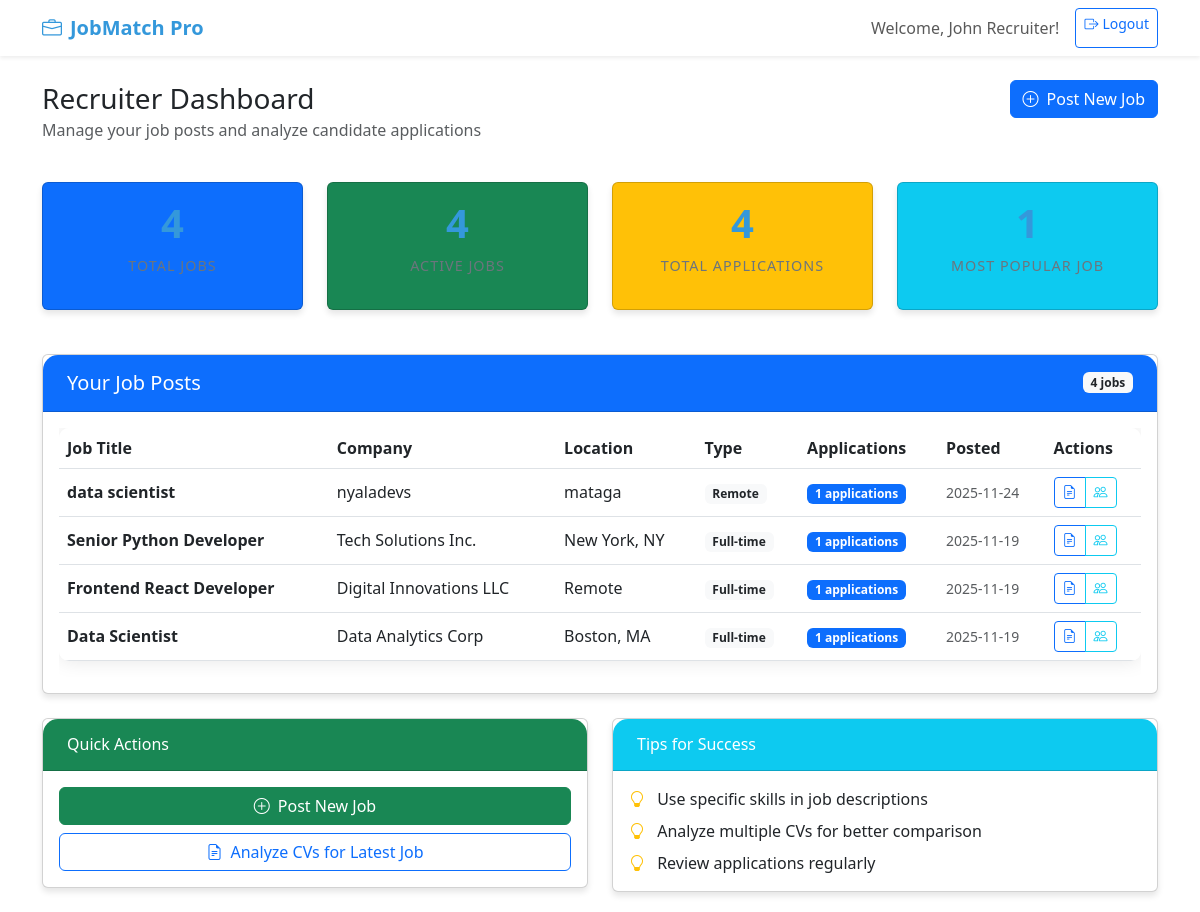
/recruiter/dashboard (signed in), run on the app's committed database.
### app.py (models this page shows)
class JobPost(db.Model):
    id = db.Column(db.Integer, primary_key=True)
    user_id = db.Column(db.Integer, db.ForeignKey('user.id'), nullable=False)
    job_title = db.Column(db.String(200), nullable=False)
    company_name = db.Column(db.String(200), nullable=False)
    job_description = db.Column(db.Text, nullable=False)
    required_skills = db.Column(db.Text, nullable=False)
    location = db.Column(db.String(100))
    salary_range = db.Column(db.String(100))
    job_type = db.Column(db.String(50))
    created_at = db.Column(db.DateTime, default=datetime.utcnow)
    is_active = db.Column(db.Boolean, default=True)
    user = db.relationship('User', backref=db.backref('job_posts', lazy=True))

### app.py (the view)
@app.route('/recruiter/dashboard')
def recruiter_dashboard():
    if 'user_id' not in session or session['user_type'] != 'recruiter':
        return redirect(url_for('index'))
    job_posts = JobPost.query.filter_by(user_id=session['user_id']).order_by(JobPost.created_at.desc()).all()
    return render_template('recruiter_dashboard.html', job_posts=job_posts)

### templates/recruiter_dashboard.html (shortened to what this page needs)
<!DOCTYPE html>
<html lang="en">
<head>
    <link rel="stylesheet" href="{{ url_for('static', filename='css/style.css') }}">
    <link href="https://cdn.jsdelivr.net/npm/bootstrap@5.3.0/dist/css/bootstrap.min.css" rel="stylesheet">
    <link rel="stylesheet" href="https://cdn.jsdelivr.net/npm/bootstrap-icons@1.10.0/font/bootstrap-icons.css">
</head>
<body>
    <nav class="navbar navbar-expand-lg navbar-light bg-white shadow-sm">
        <div class="container">
            <a class="navbar-brand" href="{{ url_for('recruiter_dashboard') }}">
                <i class="bi bi-briefcase me-2"></i>JobMatch Pro
            </a>
            <div class="navbar-nav ms-auto">
                <span class="navbar-text user-welcome me-3">
                    Welcome, {{ session.user_name }}!
                </span>
                <a href="{{ url_for('logout') }}" class="btn btn-outline-primary btn-sm">
                    <i class="bi bi-box-arrow-right me-1"></i>Logout
                </a>
            </div>
        </div>
    </nav>
    <div class="container mt-4">
        <div class="row mb-4">
            <div class="col">
                <div class="d-flex justify-content-between align-items-center">
                    <h1 class="h3 mb-0">Recruiter Dashboard</h1>
                    <a href="{{ url_for('post_job') }}" class="btn btn-primary">
                        <i class="bi bi-plus-circle me-2"></i>Post New Job
                    </a>
                </div>
                <p class="text-muted">Manage your job posts and analyze candidate applications</p>
            </div>
        </div>
        <div class="row mb-4">
            <div class="col-md-3">
                <div class="card dashboard-card bg-primary text-white">
                    <div class="card-body text-center">
                        <h2 class="stats-number">{{ job_posts|length }}</h2>
                        <p class="stats-label">Total Jobs</p>
                    </div>
                </div>
            </div>
            <div class="col-md-3">
                <div class="card dashboard-card bg-success text-white">
                    <div class="card-body text-center">
                        <h2 class="stats-number">
                            {{ job_posts|selectattr('is_active')|list|length }}
                        </h2>
                        <p class="stats-label">Active Jobs</p>
                    </div>
                </div>
            </div>
            <div class="col-md-3">
                <div class="card dashboard-card bg-warning text-white">
                    <div class="card-body text-center">
                        <h2 class="stats-number">
                            {% set total_apps = [] %}
                            {{ total_apps|sum }}
                        </h2>
                        <p class="stats-label">Total Applications</p>
                    </div>
                </div>
            </div>
            <div class="col-md-3">
                <div class="card dashboard-card bg-info text-white">
                    <div class="card-body text-center">
                        <h2 class="stats-number">
                            {{ job_posts|selectattr('applications')|map(attribute='applications')|map('length')|max|default(0) }}
                        </h2>
                        <p class="stats-label">Most Popular Job</p>
                    </div>
                </div>
            </div>
        </div>
        <div class="card dashboard-card">
            <div class="card-header bg-primary text-white d-flex justify-content-between align-items-center">
                <h3 class="h5 mb-0">Your Job Posts</h3>
                <span class="badge bg-light text-dark">{{ job_posts|length }} jobs</span>
            </div>
            <div class="card-body">
                {% if job_posts %}
                <div class="table-responsive">
                    <table class="table table-hover">
                        <thead>
                            <tr>
                                <th>Job Title</th>
                                <th>Company</th>
                                <th>Location</th>
                                <th>Type</th>
                                <th>Applications</th>
                                <th>Posted</th>
                                <th>Actions</th>
                            </tr>
                        </thead>
                        <tbody>
                            {% for job in job_posts %}
                            <tr>
                                <td>
                                    <strong>{{ job.job_title }}</strong>
                                </td>
                                <td>{{ job.company_name }}</td>
                                <td>{{ job.location or 'Not specified' }}</td>
                                <td>
                                    <span class="badge bg-light text-dark">{{ job.job_type or 'N/A' }}</span>
                                </td>
                                <td>
                                    <span class="badge {% if job.applications|length > 0 %}bg-primary{% else %}bg-secondary{% endif %}">
                                        {{ job.applications|length }} applications
                                    </span>
                                </td>
                                <td>
                                    <small class="text-muted">{{ job.created_at.strftime('%Y-%m-%d') }}</small>
                                </td>
                                <td>
                                    <div class="btn-group btn-group-sm">
                                        <a href="{{ url_for('analyze_cvs', job_id=job.id) }}"
                                           class="btn btn-outline-primary"
                                           title="Analyze CVs">
                                            <i class="bi bi-file-earmark-text"></i>
                                        </a>
                                        <a href="{{ url_for('view_applications', job_id=job.id) }}"
                                           class="btn btn-outline-info"
                                           title="View Applications">
                                            <i class="bi bi-people"></i>
                                        </a>
                                    </div>
                                </td>
                            </tr>
                            {% endfor %}
                        </tbody>
                    </table>
                </div>
                {% endif %}
            </div>
        </div>
        <div class="row mt-4">
            <div class="col-md-6">
                <div class="card dashboard-card">
                    <div class="card-header bg-success text-white">
                        <h4 class="h6 mb-0">Quick Actions</h4>
                    </div>
                    <div class="card-body">
                        <div class="d-grid gap-2">
                            <a href="{{ url_for('post_job') }}" class="btn btn-success">
                                <i class="bi bi-plus-circle me-2"></i>Post New Job
                            </a>
                            {% if job_posts %}
                            <a href="{{ url_for('analyze_cvs', job_id=job_posts[0].id) }}" class="btn btn-outline-primary">
                                <i class="bi bi-file-earmark-text me-2"></i>Analyze CVs for Latest Job
                            </a>
                            {% endif %}
                        </div>
                    </div>
                </div>
            </div>
            <div class="col-md-6">
                <div class="card dashboard-card">
                    <div class="card-header bg-info text-white">
                        <h4 class="h6 mb-0">Tips for Success</h4>
                    </div>
                    <div class="card-body">
                        <ul class="list-unstyled mb-0">
                            <li class="mb-2">
                                <i class="bi bi-lightbulb text-warning me-2"></i>
                                Use specific skills in job descriptions
                            </li>
                            <li class="mb-2">
                                <i class="bi bi-lightbulb text-warning me-2"></i>
                                Analyze multiple CVs for better comparison
                            </li>
                            <li class="mb-0">
                                <i class="bi bi-lightbulb text-warning me-2"></i>
                                Review applications regularly
                            </li>
                        </ul>
                    </div>
                </div>
            </div>
        </div>
    </div>
</body>
</html>

### static/css/style.css (style rules this page uses)
:root { --primary-color: #3498db; --secondary-color: #2c3e50; --success-color: #27ae60; --warning-color: #f39c12; --danger-color: #e74c3c; --light-color: #ecf0f1; --dark-color: #34495e; }
* { margin: 0; padding: 0; box-sizing: border-box; }
body { font-family: 'Segoe UI', Tahoma, Geneva, Verdana, sans-serif; background-color: #f8f9fa; line-height: 1.6; color: #333; }
.navbar { box-shadow: 0 2px 10px rgba(0, 0, 0, 0.1); }
.navbar-brand { font-weight: bold; font-size: 1.5rem; color: var(--primary-color) !important; }
.user-welcome { font-weight: 500; color: var(--dark-color); }
.dashboard-card { border: none; border-radius: 15px; box-shadow: 0 4px 6px rgba(0, 0, 0, 0.1); transition: all 0.3s ease; margin-bottom: 20px; overflow: hidden; }
.dashboard-card .card-header { border-radius: 15px 15px 0 0 !important; font-weight: 600; padding: 1rem 1.5rem; }
.btn { border-radius: 8px; padding: 10px 20px; font-weight: 500; transition: all 0.3s ease; border: none; }
.btn-primary { background-color: var(--primary-color); }
.btn-success { background-color: var(--success-color); }
.btn-outline-primary { border: 2px solid var(--primary-color); color: var(--primary-color); }
.table { border-radius: 10px; overflow: hidden; box-shadow: 0 0 20px rgba(0, 0, 0, 0.1); }
.table th { border-top: none; font-weight: 600; color: var(--secondary-color); background-color: #f8f9fa; padding: 1rem; }
.table td { padding: 1rem; vertical-align: middle; }
.badge { font-size: 0.75em; padding: 0.5em 0.75em; border-radius: 20px; }
.stats-number { font-size: 2.5rem; font-weight: bold; color: var(--primary-color); }
.stats-label { font-size: 0.9rem; color: #6c757d; text-transform: uppercase; letter-spacing: 1px; }
.text-warning { color: var(--warning-color) !important; }
.bg-primary { background-color: var(--primary-color) !important; }
.bg-success { background-color: var(--success-color) !important; }
.bg-warning { background-color: var(--warning-color) !important; }
.shadow-sm { box-shadow: 0 0.125rem 0.25rem rgba(0, 0, 0, 0.075) !important; }

### data on the page
JobPost: job_title "data scientist", company_name "nyaladevs", location "mataga", job_type "Remote", applications|length "1", created_at "2025-11-24"
JobPost: job_title "Senior Python Developer", company_name "Tech Solutions Inc.", location "New York, NY", job_type "Full-time", applications|length "1", created_at "2025-11-19"
JobPost: job_title "Frontend React Developer", company_name "Digital Innovations LLC", location "Remote", job_type "Full-time", applications|length "1", created_at "2025-11-19"
JobPost: job_title "Data Scientist", company_name "Data Analytics Corp", location "Boston, MA", job_type "Full-time", applications|length "1", created_at "2025-11-19"

### other printed values
{{ session.user_name }} "John Recruiter"
{{ job_posts|length }} "4"
{{ job_posts|selectattr('is_active')|list|length }} "4"
{{ total_apps|sum }} "4"
